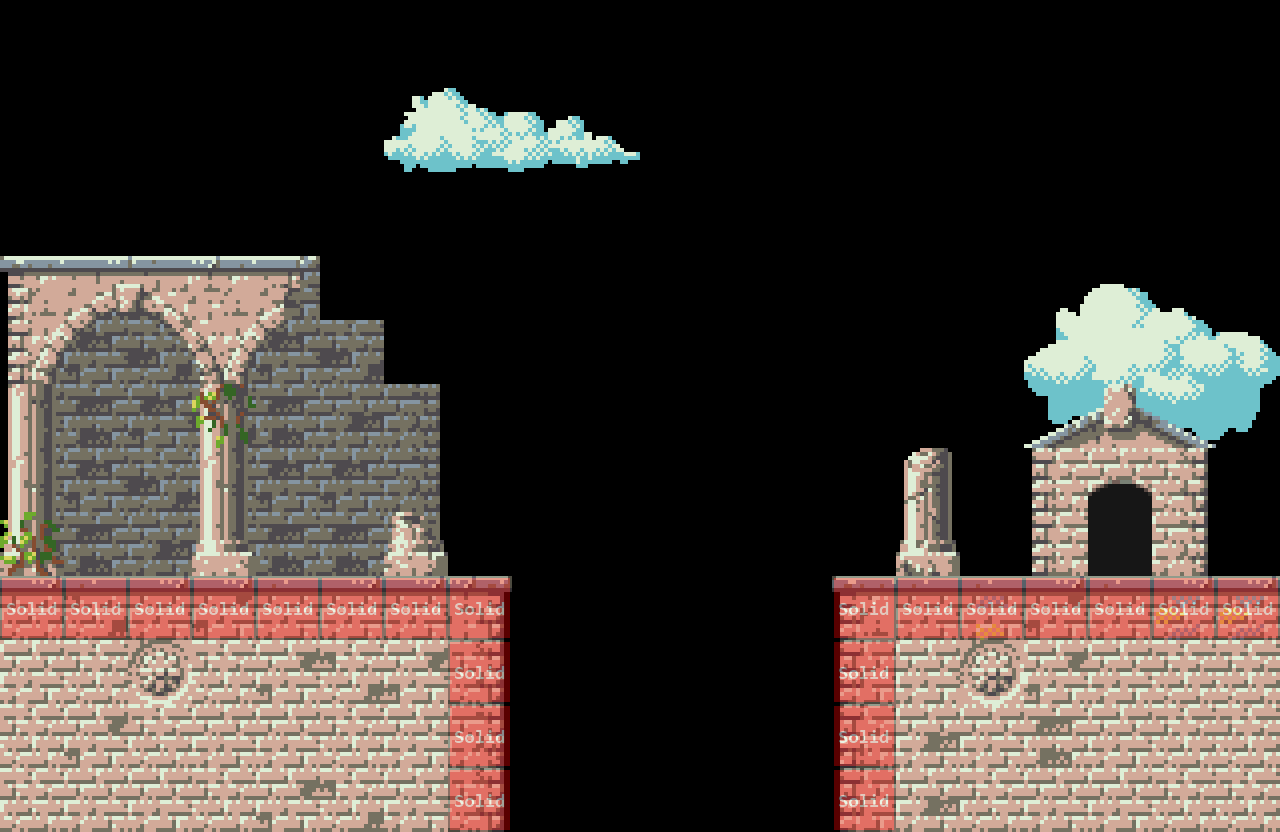

Below is a game level as drawn by its tile map, then a one-line description and the .tmx that defines it (tile-layer data replaced by summaries):
An orthogonal 20x13 tile map with 64x64 px tiles, 5 tile layers (background2, background, level, foreground, ...), 2 tilesets and 3 objects (start, exit, double_shard).

<map version="1.0" orientation="orthogonal" width="20" height="13" tilewidth="64" tileheight="64">
 <properties>
  <property name="background_color" value="#000000" />
 </properties>
 <tileset firstgid="1" source="metatiles64x64.tsx" />
 <tileset firstgid="6" source="classical_ruin_tiles_64x64.tsx" />
 <layer name="background2" width="20" height="13">
  <data>[260 cells, 20 non-empty, 15 distinct tile ids]</data>
 </layer>
 <layer name="background" width="20" height="13">
  <data>[260 cells, 54 non-empty, 26 distinct tile ids]</data>
 </layer>
 <layer name="level" width="20" height="13">
  <data>[260 cells, 78 non-empty, 39 distinct tile ids]</data>
 </layer>
 <objectgroup color="#73ff00" name="Entities" width="20" height="13">
  <object name="start" type="start" x="64" y="512" width="64" height="64" />
  <object name="exit" type="exit" x="1088" y="512" width="64" height="64" />
  <object name="double_shard" type="double_shard" x="640" y="640" width="64" height="64" />
 </objectgroup>
 <layer name="foreground" width="20" height="13">
  <data>[260 cells, 0 non-empty, 0 distinct tile ids]</data>
 </layer>
 <layer name="collision" width="20" height="13" opacity="0.35">
  <data>[260 cells, 21 non-empty, 1 distinct tile ids]</data>
 </layer>
</map>
